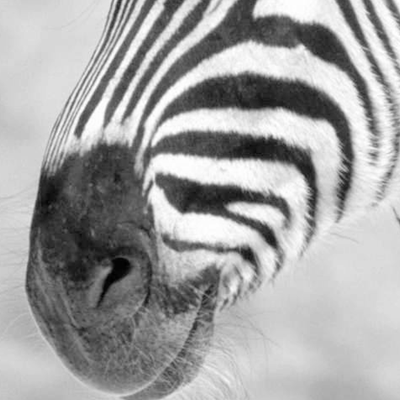
#> input picture zebra.png, 400 x 400 px
$ python Problem2.py
#> lines starting #> are read from the running program, lines starting #| are printed output that depends on the picture
#!/usr/bin/env python2
# -*- coding: utf-8 -*-
"""

@author: Adonay
"""

import matplotlib.pyplot as plt
import numpy as np
from scipy import ndimage
from skimage import exposure

#Problem 2
#i believe setting true below should set the image to grayscale
#if not i could also try to use
zebra = ndimage.imread('zebra.png',False,'L')
#> zebra is the input picture: shape (400, 400); min 0, max 255, mean 163
hist,bins = np.histogram(zebra.flatten(),256,[0,256])
#> hist = 256 values, max 3627 at index 215, min 5 at index 1, mean 625; bins = 257 values from 0 to 256
#found on stack overflow
#norm.cdf(zebra)
cdf = hist.cumsum()
#> cdf = 256 values from 6 to 160000
cdf_normalized = cdf * hist.max()/ cdf.max()
#> cdf_normalized = 256 values from 0.136 to 3627

plt.plot(cdf_normalized, color = 'b')
plt.hist(zebra.flatten(),256,[0,256], color = 'r')
plt.xlim([0,256])
plt.legend(('cdf','histogram'), loc = 'upper left')
plt.show()
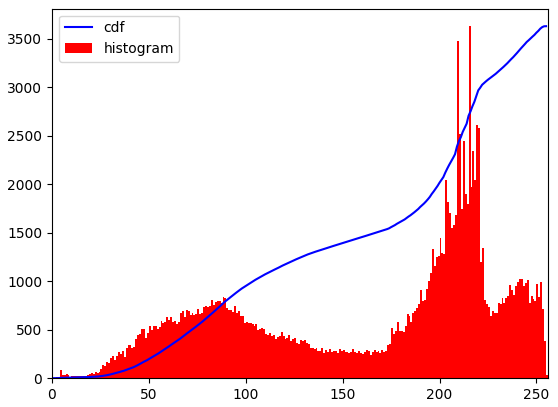
#> figure drawn by matplotlib, 1 panel; tallest bar 3627 high, from x = 215 to 216; curve peaks at x = 255, y = 3627

#Most white pure white most black pure black top 5 %

$ run again, with cheetah.png copied over zebra.png
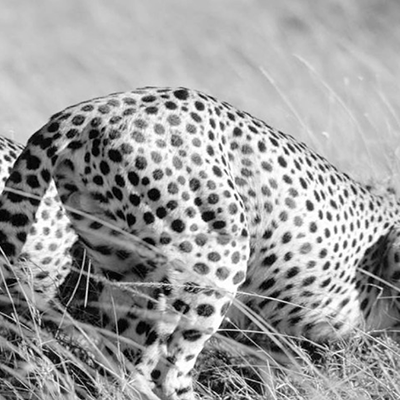
#> input picture cheetah.png, 400 x 400 px
#> hist = 256 values, max 3230 at index 193, min 97 at index 1, mean 625; bins = 257 values from 0 to 256
#> cdf = 256 values from 237 to 160000
#> cdf_normalized = 256 values from 4.78 to 3230
#> `plt.show()`:
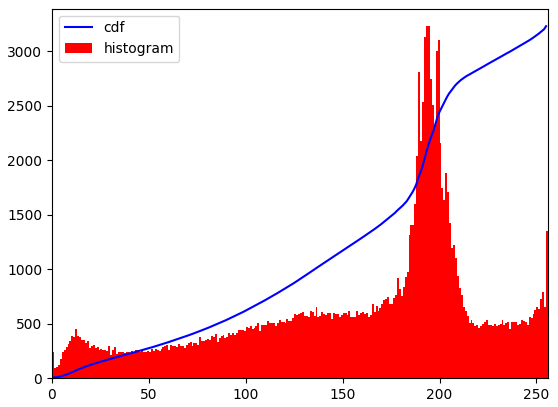
#> figure drawn by matplotlib, 1 panel; curve peaks at x = 255, y = 3230

$ run again, with peppers.png copied over zebra.png
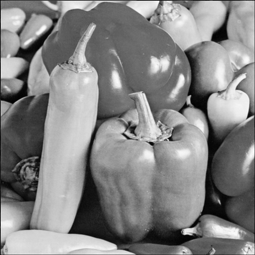
#> input picture peppers.png, 255 x 255 px
#> zebra is the input picture: shape (255, 255); min 0, max 255, mean 132.5
#> hist = 256 values, max 670 at index 106, min 1 at index 251, mean 254; bins = 257 values from 0 to 256
#> cdf = 256 values from 3 to 65025
#> cdf_normalized = 256 values from 0.0309 to 670
#> `plt.show()`:
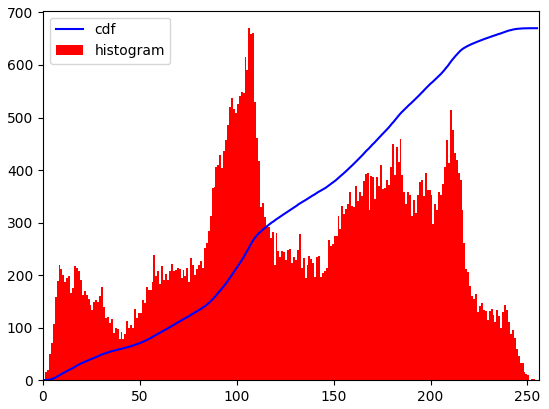
#> figure drawn by matplotlib, 1 panel; tallest bar 670 high, from x = 106 to 107; curve peaks at x = 255, y = 670
